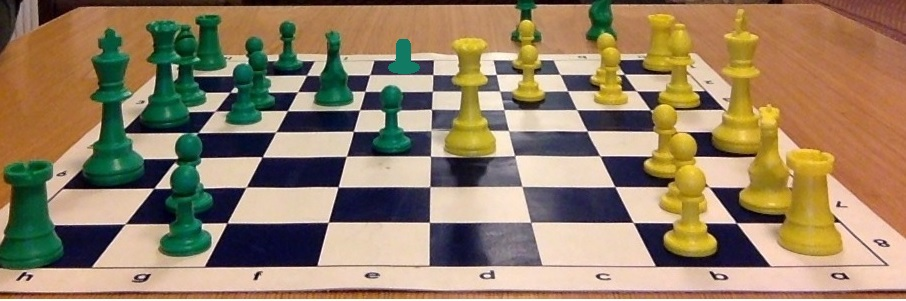
//> input picture vision/src/data/7.jpg, 906 x 301 px
$ ./Source   (built with g++ and OpenCV 4)
//> lines starting //> are read from the running program, lines starting //| are printed output that depends on the picture
#include <iostream>
#include "opencv2/imgproc/imgproc.hpp"
#include "opencv2/highgui/highgui.hpp"

using namespace std;

using namespace cv;


Mat K_means_func(Mat image);


int main(int argc, char** argv)
{
	//This first loop reorders the data from the image from a (rows,cols,3) matrix to an (rows*cols,3) matrix (one row per pixel).
	Mat image1 = imread("data/7.jpg", 1);
//> image1 is the input picture: 301 rows x 906 cols, CV_8UC3; mean B, G, R 101.5, 128.9, 149.4
	Mat image2 = imread("data/8.jpg", 1);
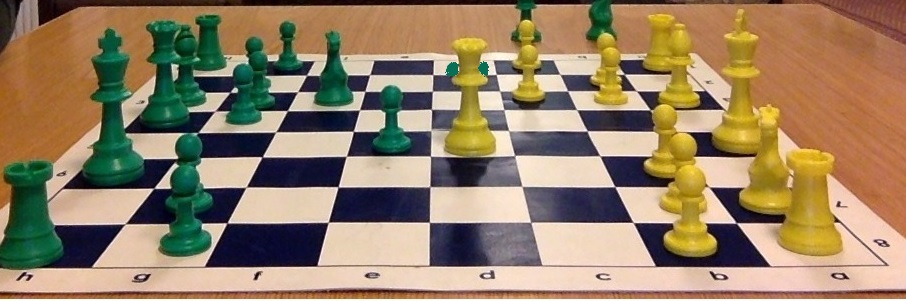
//> input picture vision/src/data/8.jpg, 906 x 301 px
//> image2 is the input picture: 301 rows x 906 cols, CV_8UC3; mean B, G, R 101.4, 128.8, 149.5
	//the k-means result image
	Mat new_image1(image1.size(), image1.type());
	Mat new_image2(image2.size(), image2.type());

	//find the k-means image for the two images
	new_image1 = K_means_func(image1);
//> in K_means_func, `kmeans(samples, clusterCount, labels, TermCriteria(CV_TERMCRIT_ITER | ..`: centers = [[86.7, 95.27, 112.2], [187.2, 208.1, 232], [69.22, 129.4, 177.8], [38.37, 24.74, 26.85], [61.43, 81.75, 24.95]]
//> after the loop in K_means_func, `for (int y = 0; y < src.rows; y++)`:
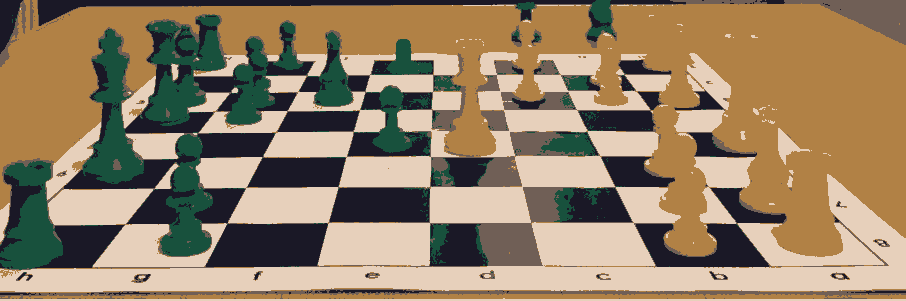
//> new_image: 301 rows x 906 cols, CV_8UC3; mean B, G, R 101.2, 128.6, 148.6
	new_image2 = K_means_func(image2);
//> in K_means_func (call 2), `kmeans(samples, clusterCount, labels, TermCriteria(CV_TERMCRIT_ITER | ..`: centers = [[67.15, 79.93, 47.06], [44.66, 156.9, 190.3], [187.4, 208.1, 232], [37.42, 26.35, 23.85], [79.5, 118.6, 167]]
//> after the loop in K_means_func (call 2), `for (int y = 0; y < src.rows; y++)`:
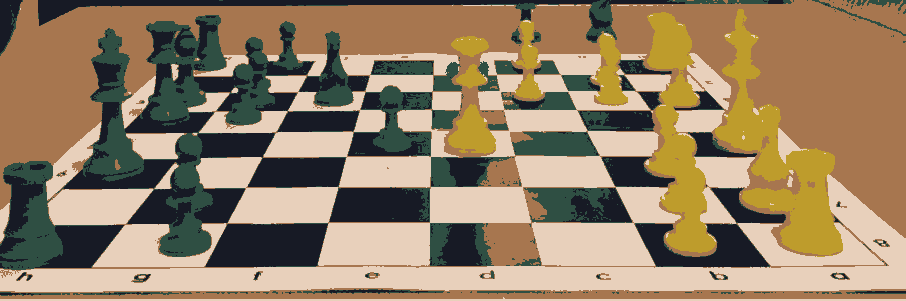
//> new_image: 301 rows x 906 cols, CV_8UC3; mean B, G, R 101, 128.3, 149.3

	//show the result of the two images
	imshow("Clustered Image1", new_image1);
	imshow("Clustered Image2", new_image2);

	//sub the two images
	Mat new_image3(image1.size(), image1.type());
	//new_image3 = new_image2 - new_image1;
	cv::subtract(new_image2, new_image1, new_image3);
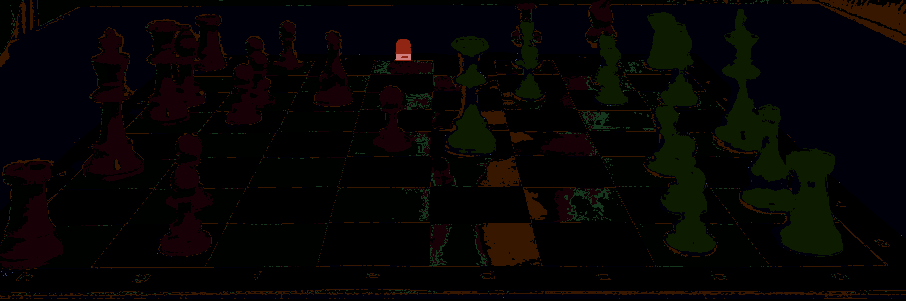
//> new_image3: 301 rows x 906 cols, CV_8UC3; mean B, G, R 3.4, 4.2, 6.2
	imshow("image2-image1", new_image3);

	Mat new_image4(image1.size(), image1.type());
	//new_image3 = new_image1 - new_image2;
	cv::subtract(new_image1, new_image2, new_image4);
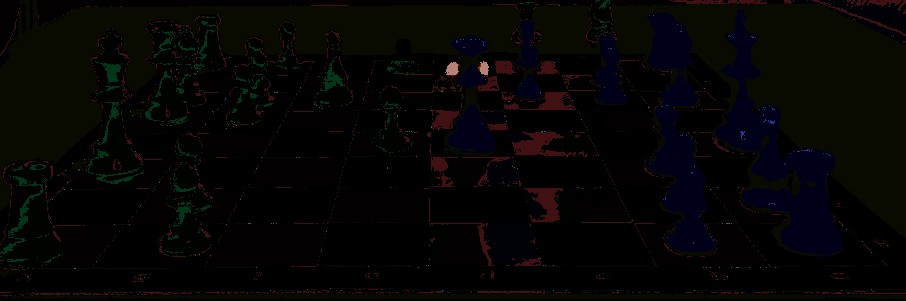
//> new_image4: 301 rows x 906 cols, CV_8UC3; mean B, G, R 3.7, 4.5, 5.5
	imshow("image1-image2", new_image4);

	Mat new_image5(image1.size(), image1.type());

	cv::add(new_image3, new_image4, new_image5);
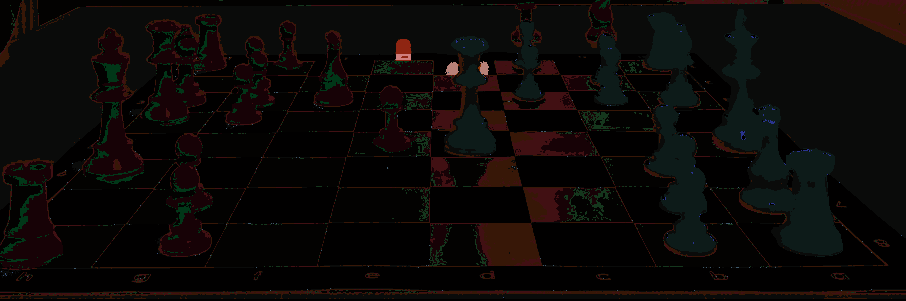
//> new_image5: 301 rows x 906 cols, CV_8UC3; mean B, G, R 7.1, 8.6, 11.7
	imshow("add", new_image5);

	cout << "this is the size of image1 =" << image1.size() << "and image2 = " << image2.size() << "\n";
//| this is the size of image1 =[906 x 301]and image2 = [906 x 301]

	// [10 lines of commented-out code are left out]

	waitKey(0);
}


Mat K_means_func(Mat src) {

	Mat samples(src.rows * src.cols, 3, CV_32F);
	for (int y = 0; y < src.rows; y++)
		for (int x = 0; x < src.cols; x++)
			for (int z = 0; z < 3; z++)
				samples.at<float>(y + x*src.rows, z) = src.at<Vec3b>(y, x)[z];

	int clusterCount = 5;//edw einai o ari8mos twn xrwmatwn ths eikonas!!
	Mat labels;
	int attempts = 5;//Flag to specify the number of times the algorithm is executed using different initial labellings. The algorithm returns the labels that yield the best compactness
	Mat centers;
	kmeans(samples, clusterCount, labels, TermCriteria(CV_TERMCRIT_ITER | CV_TERMCRIT_EPS, 10000, 0.0001), attempts, KMEANS_PP_CENTERS, centers);


	Mat new_image(src.size(), src.type());
	//The loop at the end replaces each pixel in the image with the corresponding cluster center for visualization
	for (int y = 0; y < src.rows; y++)
		for (int x = 0; x < src.cols; x++)
		{
			int cluster_idx = labels.at<int>(y + x*src.rows, 0);
			new_image.at<Vec3b>(y, x)[0] = (uchar)centers.at<float>(cluster_idx, 0);
			new_image.at<Vec3b>(y, x)[1] = (uchar)centers.at<float>(cluster_idx, 1);
			new_image.at<Vec3b>(y, x)[2] = (uchar)centers.at<float>(cluster_idx, 2);
		}


	//imshow("Clustered Image", new_image);
	return new_image;
}
